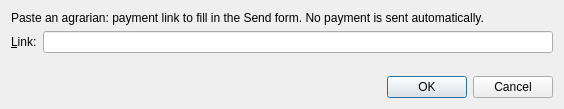
<?xml version="1.0" encoding="UTF-8"?>
<ui version="4.0">
 <class>OpenURIDialog</class>
 <widget class="QDialog" name="OpenURIDialog">
  <property name="geometry">
   <rect>
    <x>0</x>
    <y>0</y>
    <width>564</width>
    <height>109</height>
   </rect>
  </property>
  <property name="windowTitle">
   <string>Open payment link</string>
  </property>
  <layout class="QVBoxLayout" name="verticalLayout">
   <item>
    <widget class="QLabel" name="label_2">
     <property name="text">
      <string>Paste an agrarian: payment link to fill in the Send form. No payment is sent automatically.</string>
     </property>
     <property name="wordWrap">
      <bool>true</bool>
     </property>
    </widget>
   </item>
   <item>
    <layout class="QHBoxLayout" name="horizontalLayout">
     <item>
      <widget class="QLabel" name="label">
       <property name="text">
        <string>&amp;Link:</string>
       </property>
       <property name="buddy">
        <cstring>uriEdit</cstring>
       </property>
      </widget>
     </item>
     <item>
      <widget class="QValidatedLineEdit" name="uriEdit"/>
     </item>
    </layout>
   </item>
   <item>
    <spacer name="verticalSpacer">
     <property name="orientation">
      <enum>Qt::Vertical</enum>
     </property>
     <property name="sizeHint" stdset="0">
      <size>
       <width>20</width>
       <height>40</height>
      </size>
     </property>
    </spacer>
   </item>
   <item>
    <widget class="QDialogButtonBox" name="buttonBox">
     <property name="orientation">
      <enum>Qt::Horizontal</enum>
     </property>
     <property name="standardButtons">
      <set>QDialogButtonBox::Cancel|QDialogButtonBox::Ok</set>
     </property>
    </widget>
   </item>
  </layout>
 </widget>
 <customwidgets>
  <customwidget>
   <class>QValidatedLineEdit</class>
   <extends>QLineEdit</extends>
   <header>qvalidatedlineedit.h</header>
  </customwidget>
 </customwidgets>
 <resources/>
 <connections>
  <connection>
   <sender>buttonBox</sender>
   <signal>accepted()</signal>
   <receiver>OpenURIDialog</receiver>
   <slot>accept()</slot>
   <hints>
    <hint type="sourcelabel">
     <x>248</x>
     <y>254</y>
    </hint>
    <hint type="destinationlabel">
     <x>157</x>
     <y>274</y>
    </hint>
   </hints>
  </connection>
  <connection>
   <sender>buttonBox</sender>
   <signal>rejected()</signal>
   <receiver>OpenURIDialog</receiver>
   <slot>reject()</slot>
   <hints>
    <hint type="sourcelabel">
     <x>316</x>
     <y>260</y>
    </hint>
    <hint type="destinationlabel">
     <x>286</x>
     <y>274</y>
    </hint>
   </hints>
  </connection>
 </connections>
</ui>
